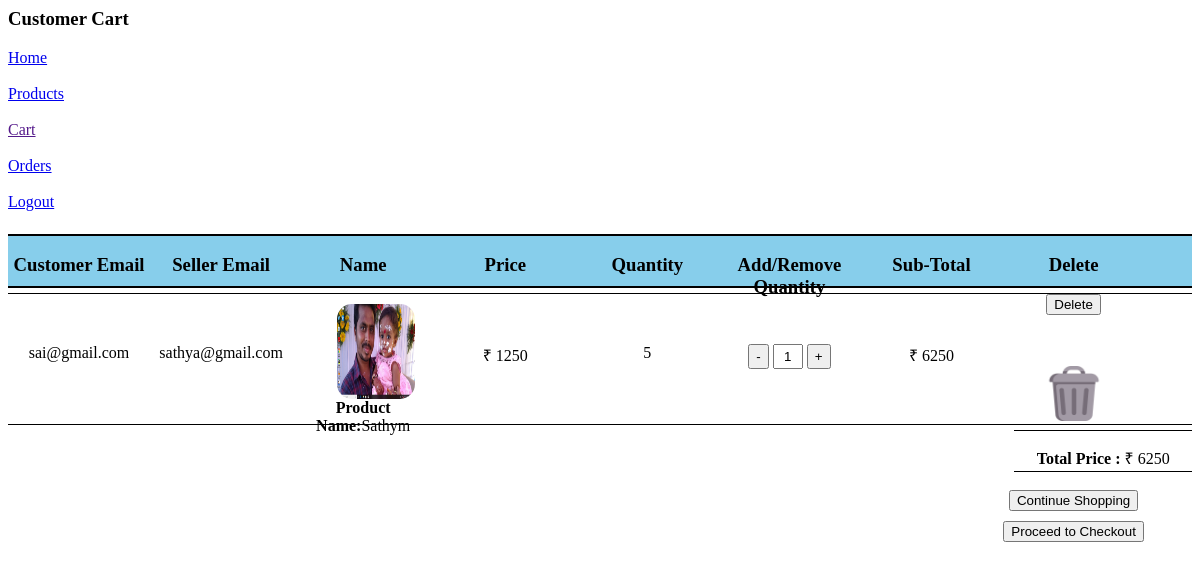
The page /cart (signed in) on the database its author committed.
### Customer/models.py (models this page shows)
class Cart(models.Model):
    Customer_Email = models.EmailField()
    Seller_Email = models.EmailField()
    Pro_Id = models.IntegerField(default=0)
    Name = models.CharField(max_length=20)
    Price = models.IntegerField()
    Quantity = models.IntegerField()
    Weight = models.IntegerField()
    Weight1 = models.CharField(max_length=10,default=0)
    Sub_Total = models.IntegerField()
    CImage = models.ImageField(upload_to='cart')

### Customer/views.py (the view)
# urls.py: path('cart',views.Show_Cart,name='cart'),
def Show_Cart(request):
    Customer_Email = request.session['user']
    print(Customer_Email)
    if Cart.objects.filter(Customer_Email=Customer_Email).exists():
        Total = 0
        for item in Cart.objects.filter(Customer_Email=Customer_Email):
            Total += item.Sub_Total
            print(Total)
            New = Cart.objects.filter(Customer_Email=Customer_Email)
        return render(request,"Cart.html",{"car":New,'t':Total})
    else:
        messages.info(request,'Your Cart is Empty..Keep Shoping...')
        return render(request,"Cart.html")

### Templates/Cart.html (shortened to what this page needs)
{% load static %}
<html>
    <head>
    </head>
    <body>
        <h3>Customer Cart</h3>
        <a href="chome">Home</a><br><br>
        <a href="prod">Products</a><br><br>
        <a href="">Cart</a><br><br>
        <a href="cord">Orders</a><br><br>
        <a href="clogout">Logout</a><br><br>
        <div class="Cart1">
            <h3>Customer Email</h3>
            <h3>Seller Email</h3>
            <h3>Name</h3>
            <h3>Price</h3>
            <h3>Quantity</h3>
            <h3>Add/Remove Quantity</h3>
            <h3>Sub-Total</h3>
            <h3>Delete</h3>
        </div>
        {% for c in car %}
        <div class="Cart2">
            <div>
                <p>{{ c.Customer_Email }}</p>
            </div>
            <div>
                <p>{{ c.Seller_Email }}</p>
            </div>
            <div>
                <img class="Cart6" src="{{c.CImage.url}}">
                <p><b>Product Name:</b>{{c.Name}}</p>
            </div>
            <div>
                <p>&#8377 {{c.Price}} </p>
            </div>
            <div>
                <p>{{c.Quantity}}</p>
            </div>
            <div>
                {% if c.Quantity == 1 %}
                <form action="adquanty" method="POST">
                    {% csrf_token %}
                    <input type="hidden" value="{{ c.id }}" name="id">
                    <input type="hidden" value="{{ c.Pro_Id }}" name="pid">
                    <input type="hidden" value="{{c.Price}}" name="price">
                    <input class="input2"  name="qua" type="text" value="1">
                    <button class="button2" name="op" value="+" type="submit">+</button>
                </form>
                {% else %}
                <form action="adquanty" method="POST">
                    <button class="button2" name="op" value="-" type="submit">-</button>
                    <input class="input2"  name="qua" type="text" value="1">
                    <button class="button2" name="op" value="+" type="submit">+</button>
                </form>
                {% endif %}
            </div>
            <div>
                <p>&#8377 {{c.Sub_Total}}</p>
            </div>
            <div>
                <form action="deletecart" method="POST">
                    <button type="submit">Delete</button>
                </form>
                <a href="deletecart?Id={{c.id}},qua={{c.Quantity}}">
                    <img class="Cart5" src="{% static 'Images/Icon/garbage.png' %}">
                </a>
            </div>
        </div>
        {% endfor %}
        <div class="Cart3" >
            <div>
                <p><b>Total Price : </b>&#8377 {{t}}</p>
            </div>
        </div>
        <div class="Cart4">
            <div>
                <a href="fproduct"><button>Continue Shopping</button></a>
                <form action="check" method="POST" >
                    <button type="submit">Proceed to Checkout</button>
                </form>
            </div>
        </div>
    </body>
</html>

### Templates/Cart.html (style rules this page uses)
.Cart1 { margin-top: 5px; float: left;width: 100%;height: 50px;border-top: 2px solid black;border-bottom: 2px solid black;background-color: skyblue; }
.Cart1 h3 { float: left; width: 12%;text-align: center; }
.Cart2 { float: left;width: 100%;height: 130px;border-top: 1px solid black;border-bottom: 1px solid black;text-align: center;margin-top: 5px; }
.Cart2 div { float: left;width: 12%;height: 125px;text-align: center; }
.Cart6 { float: left;width: 55%;height: 95px;margin-left: 45px;margin-top: 10px;border-radius: 15px; }
.Cart2 p { margin-top: 50px; }
.Cart3 { float: left;width: 100%;height: 45px;margin-top: 5px;text-align: center; }
.Cart3 div { float: right;width: 15%;height: 40px;border-top: 1px solid black;border-bottom: 1px solid black;text-align: center; }
.Cart4 { float: left;width: 100%;height: 45px;margin-top: 5px;text-align: center; }
.Cart4 div { float: right;width: 20%;height: 40px;text-align: center; }
.Cart4 div button { margin-top: 10px; }
.Cart5 { width: 60px;height: 55px;margin-top: 35px; }
.input2 { height: 25;width: 30px;text-align:center;margin-top: 50px; }
.button2 { height: 25;margin-top: 50px; }

### rows shown on the page
Cart: Customer_Email "sai@gmail.com", Seller_Email "sathya@gmail.com", CImage (picture), Name "Sathym", Price "1250", Quantity "5", Sub_Total "6250"

### other values the page prints
{{ t }} "6250"
